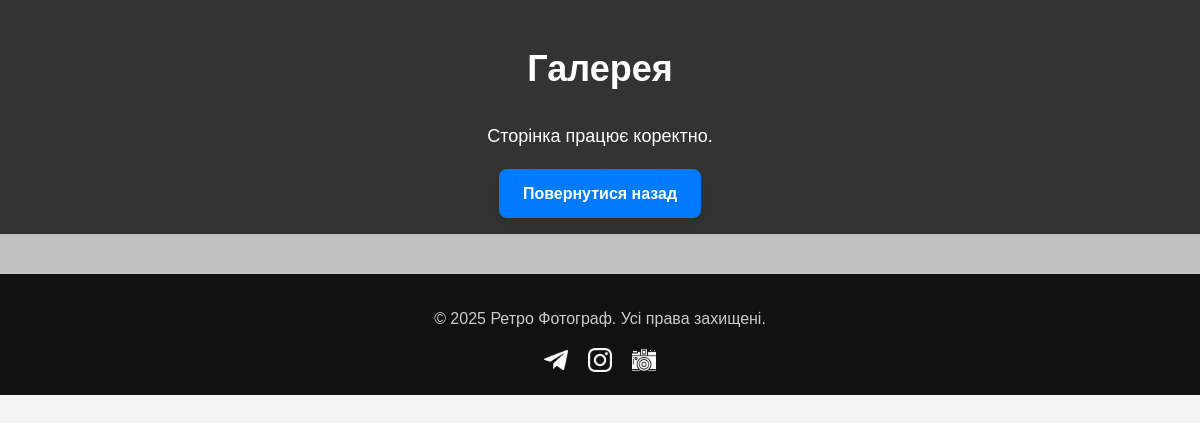
The app's page /gallery/, older data.
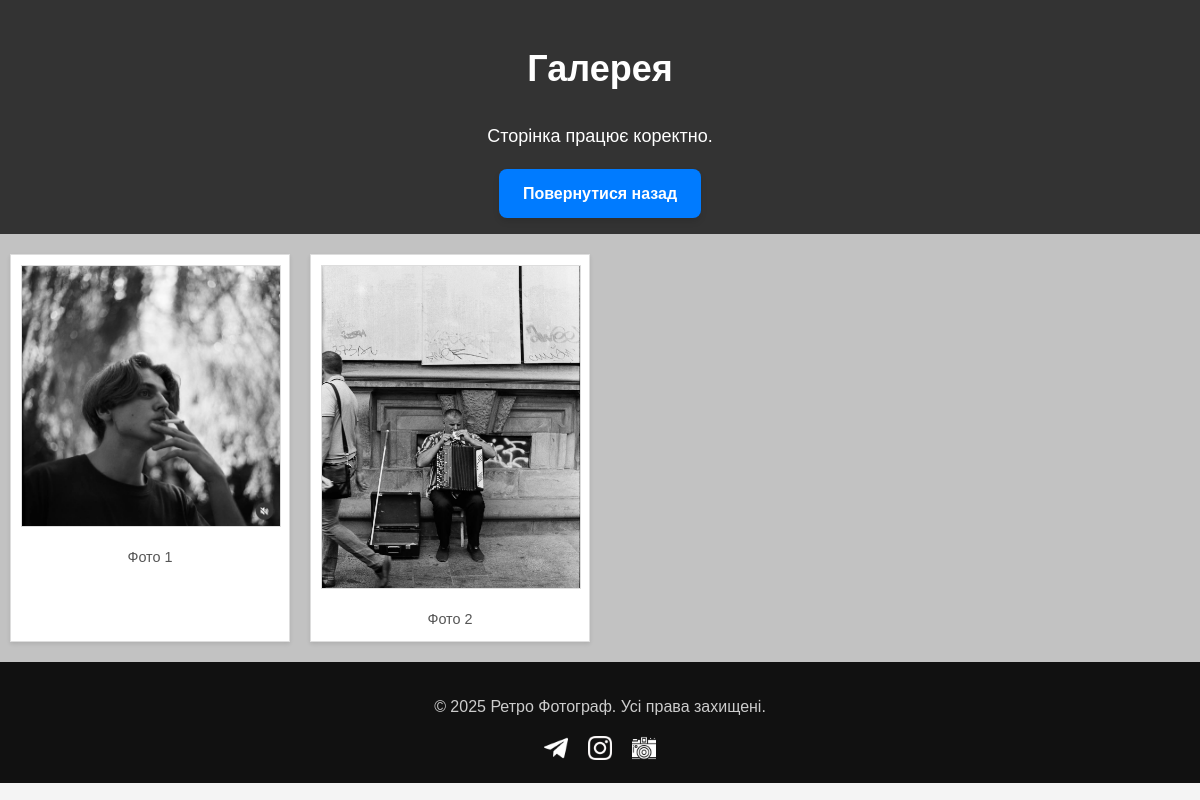
The same page, newer data.
### portfolio/models.py (models this page shows, shortened)
class GalleryImage(models.Model):
    title = models.CharField(max_length=100, blank=True, null=True)  # Назва фото (опціонально)
    image = models.ImageField(upload_to='gallery/')  # Шлях для збереження фото
    uploaded_at = models.DateTimeField(auto_now_add=True)  # Дата завантаження

### portfolio/views.py (the view)
# urls.py: path('gallery/', views.gallery, name='gallery'),  # Галерея
def gallery(request):
    images = GalleryImage.objects.all()  # Всі фото з бази даних
    return render(request, 'gallery.html', {'images': images})

### portfolio/templates/gallery.html (shortened to what this page needs)
{% load static %}
<!DOCTYPE html>
<html lang="uk">
<head>
    <link rel="stylesheet" href="{% static 'css/main.css' %}">
</head>
<body>
    <header>
        <h1>Галерея</h1>
        <p>Сторінка працює коректно.</p>
        <a href="{% url 'index' %}" class="btn">Повернутися назад</a>
    </header>
    <section class="polaroid-section">
        <div class="polaroid-grid">
            {% for image in images %}
            <div class="polaroid">
                <img src="{{ image.image.url }}" alt="{{ image.title }}" class="gallery-img">
                <p>{{ image.title }}</p>
            </div>
            {% endfor %}
        </div>
    </section>
    <footer>
        <p>&copy; 2025 Ретро Фотограф. Усі права захищені.</p>
        <div class="social-links">
            <a href="https://t.me/arsenalfactorylovers"><img src="{% static 'img/Mask group.png'%}" alt="Telegram"></a>
            <a href="https://www.instagram.com/curly_warrior_of_sunlight?igsh=MWF3Mzd6d3k4dTc4cA%3D%3D&utm_source=qr"><img src="{% static 'img/Mask group 3.png' %}" alt="Instagram"></a>
            <a href="https://www.lomography.com/homes/kievlover"><img src="{% static 'img/Mask group 2.png' %}" alt="lomography"></a>
        </div>
    </footer>
</body>
</html>

Row changes from the older to the newer data that the page shows:
added GalleryImage: image (picture), title "Фото 1"
added GalleryImage: image (picture), title "Фото 2"
